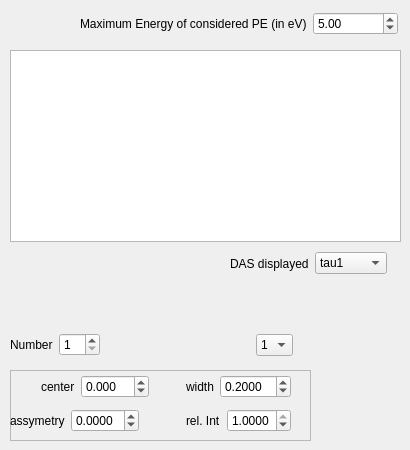
      <widget class="QWidget" name="tab_PE">
       <attribute name="title">
        <string>PE</string>
       </attribute>
       <widget class="PlotWidget" name="viewer_pe">
        <property name="geometry">
         <rect>
          <x>10</x>
          <y>50</y>
          <width>391</width>
          <height>192</height>
         </rect>
        </property>
       </widget>
       <widget class="QWidget" name="layoutWidget">
        <property name="geometry">
         <rect>
          <x>80</x>
          <y>10</y>
          <width>318</width>
          <height>28</height>
         </rect>
        </property>
        <layout class="QHBoxLayout" name="horizontalLayout_4">
         <item>
          <widget class="QLabel" name="label_4">
           <property name="text">
            <string>Maximum Energy of considered PE (in eV)</string>
           </property>
          </widget>
         </item>
         <item>
          <widget class="QDoubleSpinBox" name="doubleSpinBox_max_Energy_PE">
           <property name="minimum">
            <double>1.000000000000000</double>
           </property>
           <property name="maximum">
            <double>15.000000000000000</double>
           </property>
           <property name="singleStep">
            <double>0.100000000000000</double>
           </property>
           <property name="value">
            <double>5.000000000000000</double>
           </property>
          </widget>
         </item>
        </layout>
       </widget>
       <widget class="QWidget" name="layoutWidget">
        <property name="geometry">
         <rect>
          <x>10</x>
          <y>330</y>
          <width>283</width>
          <height>30</height>
         </rect>
        </property>
        <layout class="QHBoxLayout" name="horizontalLayout_6">
         <item>
          <layout class="QHBoxLayout" name="horizontalLayout_5">
           <item>
            <widget class="QLabel" name="label_8">
             <property name="text">
              <string>Number</string>
             </property>
            </widget>
           </item>
           <item>
            <widget class="QSpinBox" name="spinBox_PE_number">
             <property name="minimum">
              <number>1</number>
             </property>
             <property name="maximum">
              <number>40</number>
             </property>
             <property name="value">
              <number>1</number>
             </property>
            </widget>
           </item>
          </layout>
         </item>
         <item>
          <spacer name="horizontalSpacer_2">
           <property name="orientation">
            <enum>Qt::Horizontal</enum>
           </property>
           <property name="sizeHint" stdset="0">
            <size>
             <width>40</width>
             <height>20</height>
            </size>
           </property>
          </spacer>
         </item>
         <item>
          <widget class="QComboBox" name="comboBox_PE_current">
           <item>
            <property name="text">
             <string>1</string>
            </property>
           </item>
          </widget>
         </item>
        </layout>
       </widget>
       <widget class="QFrame" name="frame">
        <property name="geometry">
         <rect>
          <x>10</x>
          <y>370</y>
          <width>301</width>
          <height>71</height>
         </rect>
        </property>
        <property name="frameShape">
         <enum>QFrame::StyledPanel</enum>
        </property>
        <property name="frameShadow">
         <enum>QFrame::Raised</enum>
        </property>
        <property name="lineWidth">
         <number>2</number>
        </property>
        <widget class="QWidget" name="layoutWidget">
         <property name="geometry">
          <rect>
           <x>0</x>
           <y>0</y>
           <width>281</width>
           <height>68</height>
          </rect>
         </property>
         <layout class="QVBoxLayout" name="verticalLayout">
          <item>
           <layout class="QHBoxLayout" name="horizontalLayout_10">
            <item>
             <layout class="QHBoxLayout" name="horizontalLayout_7">
              <item>
               <spacer name="horizontalSpacer_4">
                <property name="orientation">
                 <enum>Qt::Horizontal</enum>
                </property>
                <property name="sizeHint" stdset="0">
                 <size>
                  <width>40</width>
                  <height>20</height>
                 </size>
                </property>
               </spacer>
              </item>
              <item>
               <widget class="QLabel" name="label_6">
                <property name="text">
                 <string>center</string>
                </property>
               </widget>
              </item>
              <item>
               <widget class="QDoubleSpinBox" name="doubleSpinBox_PE_center">
                <property name="decimals">
                 <number>3</number>
                </property>
                <property name="minimum">
                 <double>-20.000000000000000</double>
                </property>
                <property name="maximum">
                 <double>20.000000000000000</double>
                </property>
                <property name="singleStep">
                 <double>0.001000000000000</double>
                </property>
               </widget>
              </item>
             </layout>
            </item>
            <item>
             <spacer name="horizontalSpacer_3">
              <property name="orientation">
               <enum>Qt::Horizontal</enum>
              </property>
              <property name="sizeHint" stdset="0">
               <size>
                <width>40</width>
                <height>20</height>
               </size>
              </property>
             </spacer>
            </item>
            <item>
             <layout class="QHBoxLayout" name="horizontalLayout_8">
              <item>
               <widget class="QLabel" name="label_7">
                <property name="text">
                 <string>width</string>
                </property>
               </widget>
              </item>
              <item>
               <widget class="QDoubleSpinBox" name="doubleSpinBox_PE_width">
                <property name="decimals">
                 <number>4</number>
                </property>
                <property name="minimum">
                 <double>0.000100000000000</double>
                </property>
                <property name="singleStep">
                 <double>0.001000000000000</double>
                </property>
                <property name="value">
                 <double>0.200000000000000</double>
                </property>
               </widget>
              </item>
             </layout>
            </item>
           </layout>
          </item>
          <item>
           <layout class="QHBoxLayout" name="horizontalLayout_11">
            <item>
             <layout class="QHBoxLayout" name="horizontalLayout_9">
              <item>
               <widget class="QLabel" name="label_5">
                <property name="text">
                 <string>assymetry</string>
                </property>
               </widget>
              </item>
              <item>
               <widget class="QDoubleSpinBox" name="doubleSpinBox_pe_assymetry">
                <property name="decimals">
                 <number>4</number>
                </property>
                <property name="minimum">
                 <double>-4.000000000000000</double>
                </property>
                <property name="maximum">
                 <double>4.000000000000000</double>
                </property>
                <property name="singleStep">
                 <double>0.000100000000000</double>
                </property>
               </widget>
              </item>
             </layout>
            </item>
            <item>
             <spacer name="horizontalSpacer">
              <property name="orientation">
               <enum>Qt::Horizontal</enum>
              </property>
              <property name="sizeHint" stdset="0">
               <size>
                <width>40</width>
                <height>20</height>
               </size>
              </property>
             </spacer>
            </item>
            <item>
             <layout class="QHBoxLayout" name="horizontalLayout_21">
              <item>
               <widget class="QLabel" name="label_19">
                <property name="text">
                 <string>rel. Int</string>
                </property>
               </widget>
              </item>
              <item>
               <widget class="QDoubleSpinBox" name="doubleSpinBox_pe_rel_intensity">
                <property name="decimals">
                 <number>4</number>
                </property>
                <property name="minimum">
                 <double>0.000100000000000</double>
                </property>
                <property name="maximum">
                 <double>1.000000000000000</double>
                </property>
                <property name="singleStep">
                 <double>0.000100000000000</double>
                </property>
                <property name="value">
                 <double>1.000000000000000</double>
                </property>
               </widget>
              </item>
             </layout>
            </item>
           </layout>
          </item>
         </layout>
        </widget>
       </widget>
       <widget class="QWidget" name="layoutWidget_40">
        <property name="geometry">
         <rect>
          <x>230</x>
          <y>250</y>
          <width>157</width>
          <height>27</height>
         </rect>
        </property>
        <layout class="QHBoxLayout" name="horizontalLayout_112">
         <item>
          <widget class="QLabel" name="label_120">
           <property name="text">
            <string>DAS displayed</string>
           </property>
          </widget>
         </item>
         <item>
          <widget class="QComboBox" name="comboBox_DisplayedComponent">
           <item>
            <property name="text">
             <string>tau1</string>
            </property>
           </item>
           <item>
            <property name="text">
             <string>tau2</string>
            </property>
           </item>
           <item>
            <property name="text">
             <string>tau3</string>
            </property>
           </item>
           <item>
            <property name="text">
             <string>offset</string>
            </property>
           </item>
          </widget>
         </item>
        </layout>
       </widget>
      </widget>
